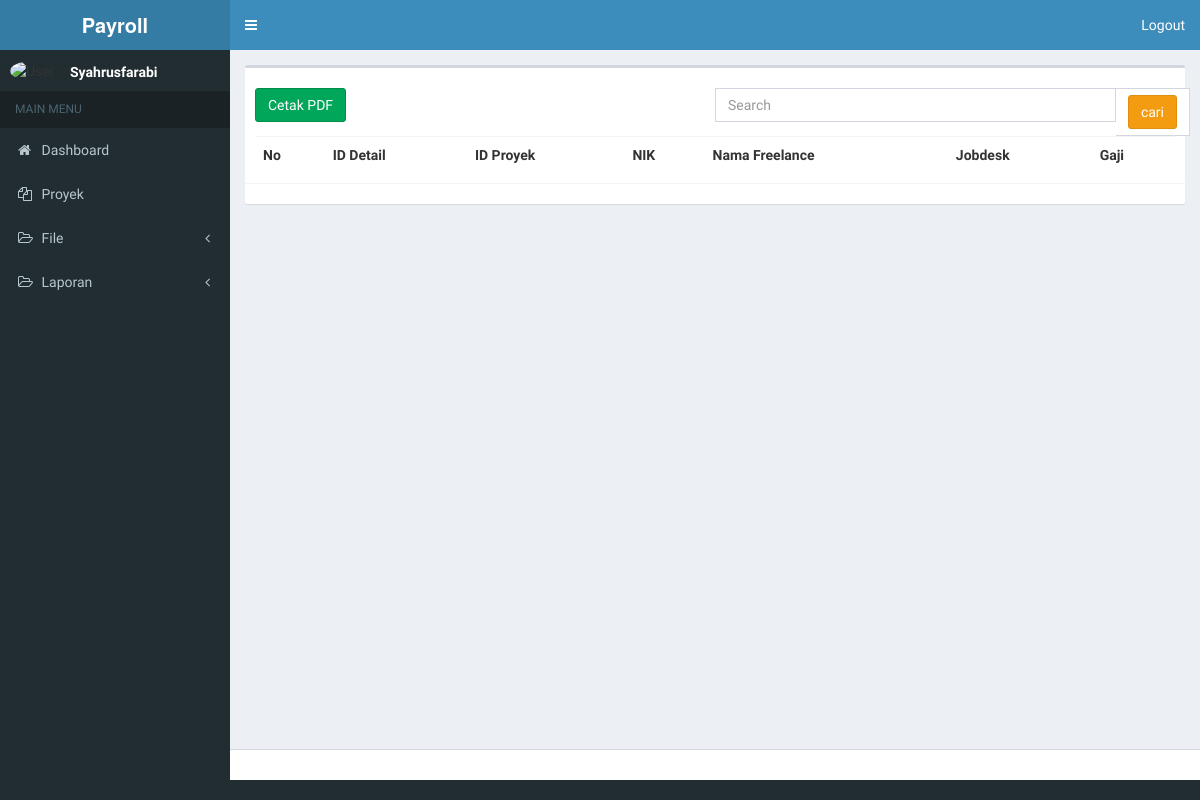
/laporan_penggajian/detail/2, run on an earlier commit of the app's database.
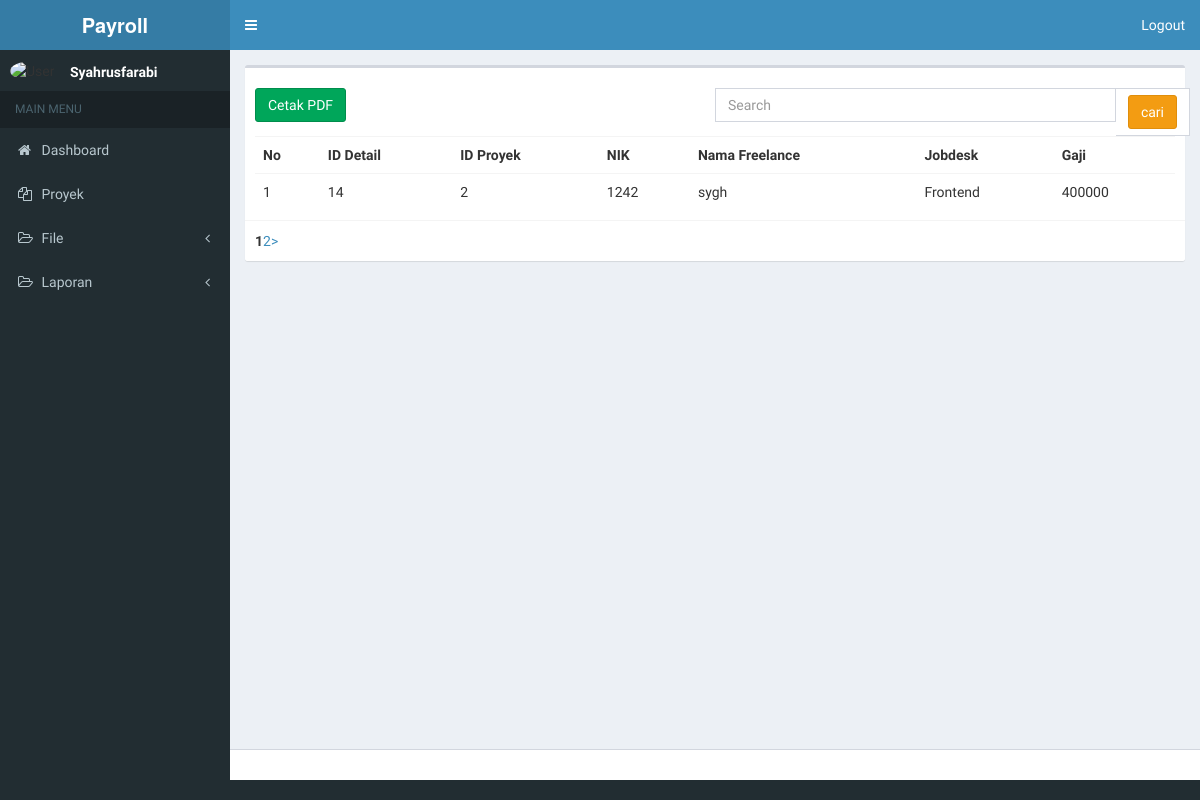
And on a later commit of the database.
### tables this page shows
CREATE TABLE `tb_penggajian` (
  `id_penggajian` int(11) NOT NULL,
  `id_proyek` int(11) NOT NULL,
  `nik` int(11) NOT NULL,
  `id_jobdesk` int(11) NOT NULL,
  `gaji` int(11) NOT NULL
);

CREATE TABLE `tb_freelance` (
  `nik` int(11) NOT NULL,
  `nama` varchar(150) NOT NULL,
  `alamat` varchar(150) NOT NULL,
  `jenis_kelamin` enum('Laki-laki','Perempuan','','') NOT NULL,
  `email` varchar(20) NOT NULL,
  `telp` int(11) NOT NULL
);

CREATE TABLE `tb_jobdesk` (
  `id_jobdesk` int(11) NOT NULL,
  `jobdesk` varchar(20) NOT NULL,
  `persen_upah` double NOT NULL
);

### application/controllers/Laporan_penggajian.php (called while the page is built, shortened)
<?php
class Laporan_penggajian extends CI_Controller
{
	public function __construct()
	{
		$this->load->model("model_proyek");
		$this->load->model("model_penggajian");
	}
	public function detail($id_proyek = null)
	{
		$q = urldecode($this->input->get('q', TRUE));
		$start = intval($this->input->get('per_page'));
		if ($q <> '') {
			$config['base_url'] = base_url() . "laporan_penggajian/detail/$id_proyek?q=" . urlencode($q);
			$config['first_url'] = base_url() . "laporan_penggajian/detail/$id_proyek?q=" . urlencode($q);
		} else {
			$config['base_url'] = base_url() . "laporan_penggajian/detail/$id_proyek";
			$config['first_url'] = base_url() . "laporan_penggajian/detail/$id_proyek";
		}
		$config['per_page'] = 1;
		$config['page_query_string'] = TRUE;
		$config['total_rows'] = $this->model_penggajian->jumlah_data($q, $id_proyek);
		$data = $this->model_penggajian->limit_data($config['per_page'], $start, $q, $id_proyek);
		$this->load->library('pagination');
		$this->pagination->initialize($config);
		$tmp = array(
			'q'                 => $q,
			'id_proyek'                 => $id_proyek,
			'total_rows'        => $config['total_rows'],
			'pagination'        => $this->pagination->create_links(),
			'tombol_aktif'      => 'detail'
		);
		$tmp['contents'] = 'admin/view_laporan_penggajian/detail';
		$tmp['data'] = $data;
		$this->load->view('admin/layout/template', $tmp);
	}
}

### index.php (called while the page is built, shortened)
<?php
require_once BASEPATH.'core/CodeIgniter.php';

### application/config/config.php (called while the page is built, shortened)
<?php
$cekhttp = ((isset($_SERVER['HTTPS']) && $_SERVER['HTTPS'] == "on") ? "https" : "http");
$root  = $cekhttp . "://" . $_SERVER['HTTP_HOST'];
$root .= str_replace(basename($_SERVER['SCRIPT_NAME']), "", $_SERVER['SCRIPT_NAME']);
$config['base_url']    = $root;
$config['index_page'] = '';
$config['uri_protocol']	= 'REQUEST_URI';
$config['url_suffix'] = '';
$config['language']	= 'english';
$config['charset'] = 'UTF-8';
$config['enable_hooks'] = FALSE;
$config['subclass_prefix'] = 'MY_';
$config['composer_autoload'] = FALSE;
$config['permitted_uri_chars'] = 'a-z 0-9~%.:_\-';
$config['enable_query_strings'] = FALSE;
$config['controller_trigger'] = 'c';
$config['function_trigger'] = 'm';
$config['directory_trigger'] = 'd';
$config['allow_get_array'] = TRUE;
$config['log_threshold'] = 0;
$config['log_path'] = '';
$config['log_file_extension'] = '';
$config['log_file_permissions'] = 0644;
$config['log_date_format'] = 'Y-m-d H:i:s';
$config['error_views_path'] = '';
$config['cache_path'] = '';
$config['cache_query_string'] = FALSE;
$config['encryption_key'] = 'secret';
$config['sess_driver'] = 'files';
$config['sess_cookie_name'] = 'ci_session';
$config['sess_expiration'] = 7200;
$config['sess_save_path'] = NULL;
$config['sess_match_ip'] = FALSE;
$config['sess_time_to_update'] = 300;
$config['sess_regenerate_destroy'] = FALSE;
$config['cookie_prefix']	= '';
$config['cookie_domain']	= '';
$config['cookie_path']		= '/';
$config['cookie_secure']	= FALSE;
$config['cookie_httponly'] 	= FALSE;
$config['standardize_newlines'] = FALSE;
$config['global_xss_filtering'] = FALSE;
$config['csrf_protection'] = FALSE;
$config['csrf_token_name'] = 'csrf_test_name';
$config['csrf_cookie_name'] = 'csrf_cookie_name';
$config['csrf_expire'] = 7200;
$config['csrf_regenerate'] = TRUE;
$config['csrf_exclude_uris'] = array();
$config['compress_output'] = FALSE;
$config['time_reference'] = 'local';
$config['rewrite_short_tags'] = FALSE;
$config['proxy_ips'] = '';

### application/models/model_penggajian.php (called while the page is built, shortened)
<?php
class Model_penggajian extends CI_Model
{
	function jumlah_data($q, $id_proyek)
	{
		$this->db->select('id_penggajian');
		$this->db->from('tb_penggajian');
		$this->db->join('tb_proyek', 'tb_penggajian.id_proyek = tb_proyek.id_proyek');
		$this->db->join('tb_freelance', 'tb_penggajian.nik = tb_freelance.nik');
		$this->db->join('tb_jobdesk', 'tb_penggajian.id_jobdesk = tb_jobdesk.id_jobdesk');
		$this->db->where('tb_penggajian.id_proyek', $id_proyek);
		$this->db->group_start();
		$this->db->like('tb_penggajian.id_penggajian', $q);
		$this->db->or_like('tb_penggajian.id_proyek', $q);
		$this->db->or_like('tb_penggajian.nik', $q);
		$this->db->or_like('tb_freelance.nama', $q);
		$this->db->or_like('tb_jobdesk.id_jobdesk', $q);
		$this->db->or_like('gaji', $q);
		$this->db->group_end();
		return $this->db->count_all_results();
	}
	function limit_data($limit, $start = 0, $q = NULL, $id_proyek)
	{
		$this->db->select('
			tb_penggajian.*,
			tb_freelance.nama as nama_freelance,
			jobdesk,
			gaji
		');
		$this->db->join('tb_proyek', 'tb_penggajian.id_proyek = tb_proyek.id_proyek');
		$this->db->join('tb_freelance', 'tb_penggajian.nik = tb_freelance.nik');
		$this->db->join('tb_jobdesk', 'tb_penggajian.id_jobdesk = tb_jobdesk.id_jobdesk');
		$this->db->where('tb_penggajian.id_proyek', $id_proyek);
		$this->db->group_start();
		$this->db->like('tb_penggajian.id_penggajian', $q);
		$this->db->or_like('tb_penggajian.id_proyek', $q);
		$this->db->or_like('tb_penggajian.nik', $q);
		$this->db->or_like('tb_freelance.nama', $q);
		$this->db->or_like('tb_jobdesk.id_jobdesk', $q);
		$this->db->or_like('gaji', $q);
		$this->db->group_end();
		$this->db->limit($limit, $start);
		return $this->db->get('tb_penggajian')->result();
	}
}

### application/views/admin/view_laporan_penggajian/detail.php (the view, shortened to what the changed rows need)
<section class="content">
	<div class="box">
		<div class="box-body">
			<div class="row">
			</div>
			<table class="table">
				<tr>
					<th>No</th>
					<th>ID Detail</th>
					<th>ID Proyek</th>
					<th>NIK</th>
					<th>Nama Freelance</th>
					<th>Jobdesk</th>
					<th>Gaji</th>
				</tr>
				<?php $nomor = 1;
				foreach ($data as $key) : ?>
					<tr>
						<td><?php echo $nomor++; ?></td>
						<td> <?php echo $key->id_penggajian; ?></td>
						<td> <?php echo $key->id_proyek; ?></td>
						<td> <?php echo $key->nik; ?></td>
						<td> <?php echo $key->nama_freelance; ?></td>
						<td> <?php echo $key->jobdesk; ?></td>
						<td> <?php echo $key->gaji; ?></td>
					</tr>
				<?php endforeach; ?>
			</table>
		</div>
		<div class="box-footer">
			<?= $pagination ?>
		</div>
	</div>
</section>

What changed in the data, as far as the page shows it:
added tb_penggajian: id_penggajian "14", id_proyek "2", nik "1242", nik.nama "sygh", id_jobdesk.jobdesk "Frontend", gaji "400000"
Also different on the page:
$pagination: (not shown) → "1 2 >"
